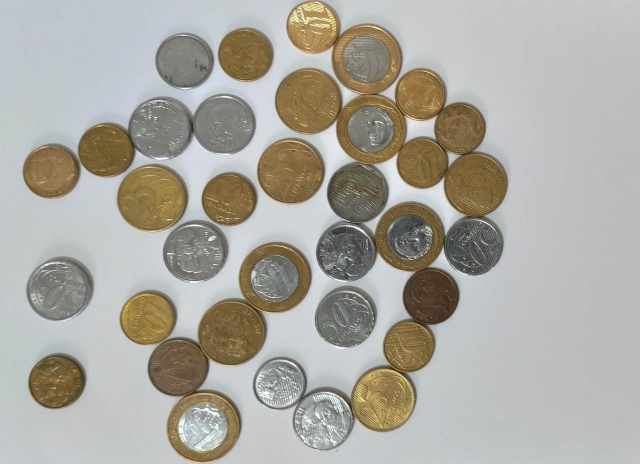
#> input picture Moedas3.jpeg, 1280 x 928 px, found by its file name (shown at 1/2 size)
$ python Teste_josias3MTBOM.py
#> lines starting #> are read from the running program, lines starting #| are printed output that depends on the picture; after the words box and inside, x2 and y2 are one past the last pixel; in counts of white or black regions, pixels touching at a corner belong together
import cv2
import numpy as np
from matplotlib import pyplot as plt

img = cv2.imread(r'C:\Users\MURILO\Desktop\Python2\Projeto_Cofrinho\Moedas3.jpeg',0)
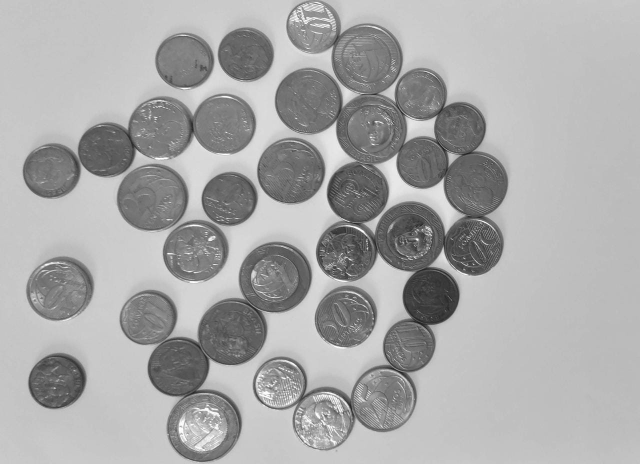
#> img: shape (928, 1280) (shown at 1/2 size); min 21, max 255, mean 168.2
img = cv2.medianBlur(img,5)
img = cv2.resize(img, (900,750))
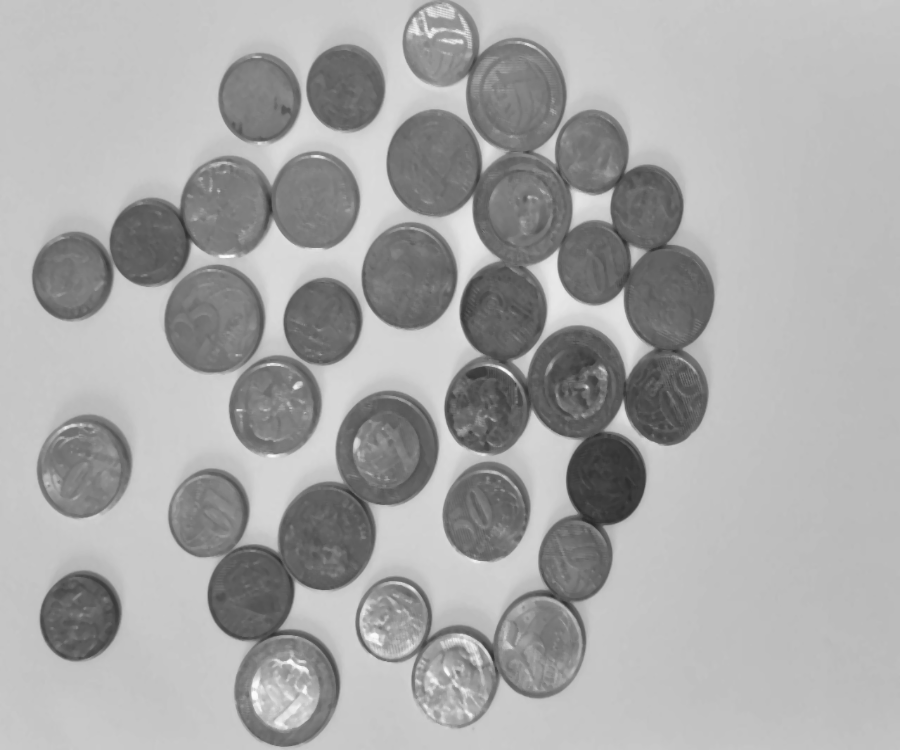
#> img: shape (750, 900); min 40, max 255, mean 167.8

ret,th1 = cv2.threshold(img,127,255,cv2.THRESH_BINARY)
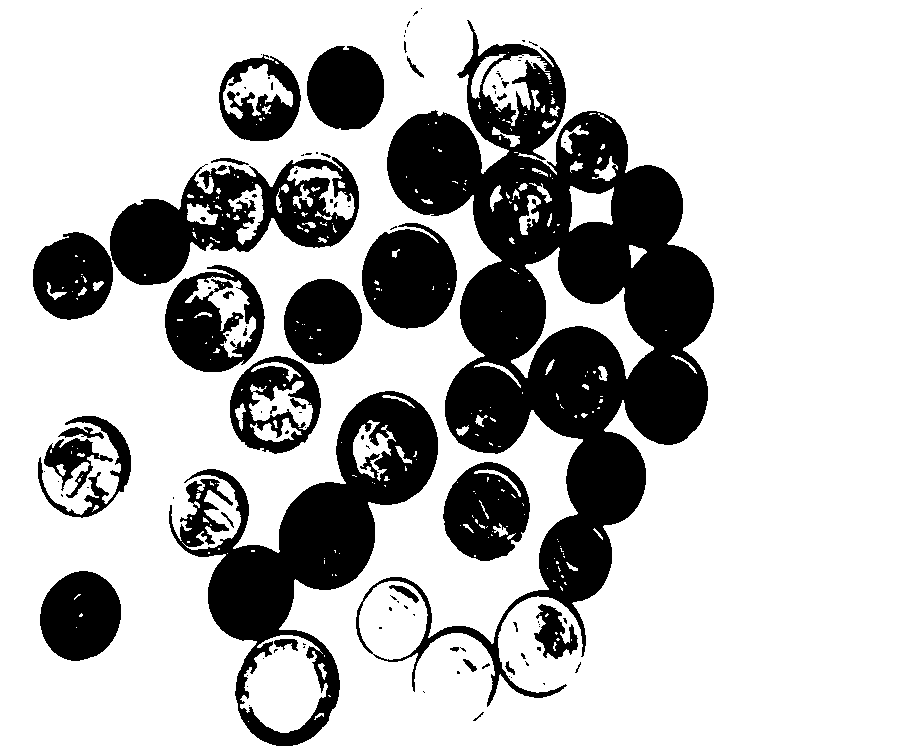
#> th1: shape (750, 900); 73% white; 112 black regions (76 under 20 px), largest, box (x1, y1, x2, y2) and area: (356, 20, 714, 707) 83302, (169, 391, 438, 746) 28916, (110, 157, 359, 285) 14655
th2 = cv2.adaptiveThreshold(img,255,cv2.ADAPTIVE_THRESH_MEAN_C,\
            cv2.THRESH_BINARY,11,2)
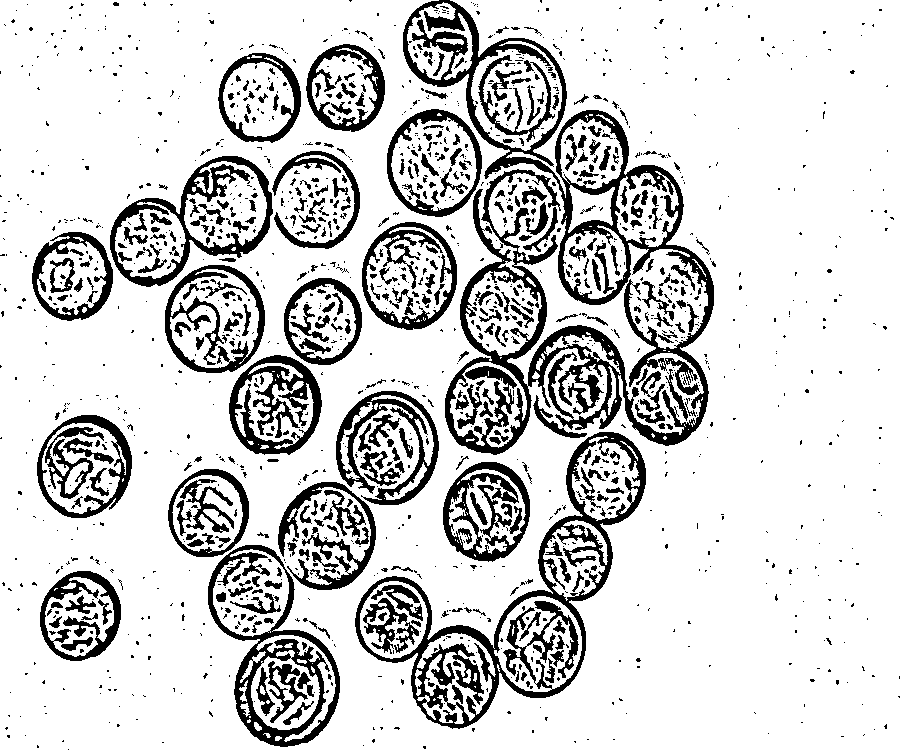
#> th2: shape (750, 900); 82.1% white; 1518 black regions (1135 under 20 px), largest, box (x1, y1, x2, y2) and area: (403, 0, 714, 455) 26148, (355, 432, 646, 729) 12199, (208, 545, 340, 747) 5665
th3 = cv2.adaptiveThreshold(img,255,cv2.ADAPTIVE_THRESH_GAUSSIAN_C,\
            cv2.THRESH_BINARY,11,2)
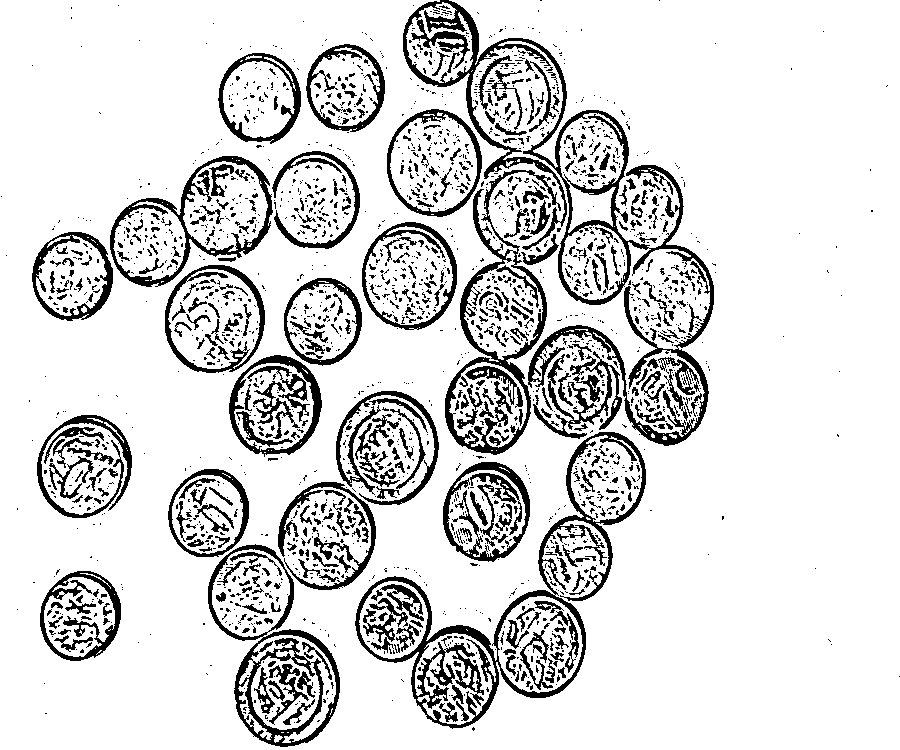
#> th3: shape (750, 900); 85.4% white; 2158 black regions (1739 under 20 px), largest, box (x1, y1, x2, y2) and area: (403, 0, 714, 446) 12628, (355, 432, 646, 729) 8009, (445, 170, 561, 455) 4942
'''
titles = ['Original Image', 'Global Thresholding (v = 127)',
            'Adaptive Mean Thresholding', 'Adaptive Gaussian Thresholding']
images = [img, th1, th2, th3]

for i in range(4):
    plt.subplot(2,2,i+1),plt.imshow(images[i],'gray')
    plt.title(titles[i])
    plt.xticks([]),plt.yticks([])
'''
circles = cv2.HoughCircles( th3, cv2.HOUGH_GRADIENT,1,80, param1=100, param2=30, minRadius=35,maxRadius=65)
#> circles = 32 rows, first 8: [502.5, 95.5, 63.3], [442.5, 163.5, 56.6], [285.5, 693.5, 52.2], [385.5, 453.5, 51.2], [536.5, 647.5, 44.4], [85.5, 470.5, 44.1], [215.5, 320.5, 47.7], [227.5, 204.5, 47.7]
circles = np.uint16(np.around(circles))
#> circles = 32 rows, first 8: [502, 96, 63], [442, 164, 57], [286, 694, 52], [386, 454, 51], [536, 648, 44], [86, 470, 44], [216, 320, 48], [228, 204, 48]

for i in circles[0,:]:
    # draw the outer circle
    cv2.circle(img,(i[0],i[1]),i[2],(0,255,0),2)
    # draw the center of the circle
    cv2.circle(img,(i[0],i[1]),2,(0,0,255),2)
#> this loop made 32 passes
#> i on passes 1 to 12: [502, 96, 63], [442, 164, 57], [286, 694, 52], [386, 454, 51], [536, 648, 44], [86, 470, 44], [216, 320, 48], [228, 204, 48], [312, 196, 46], [534, 208, 61], [412, 278, 52], [322, 534, 48]
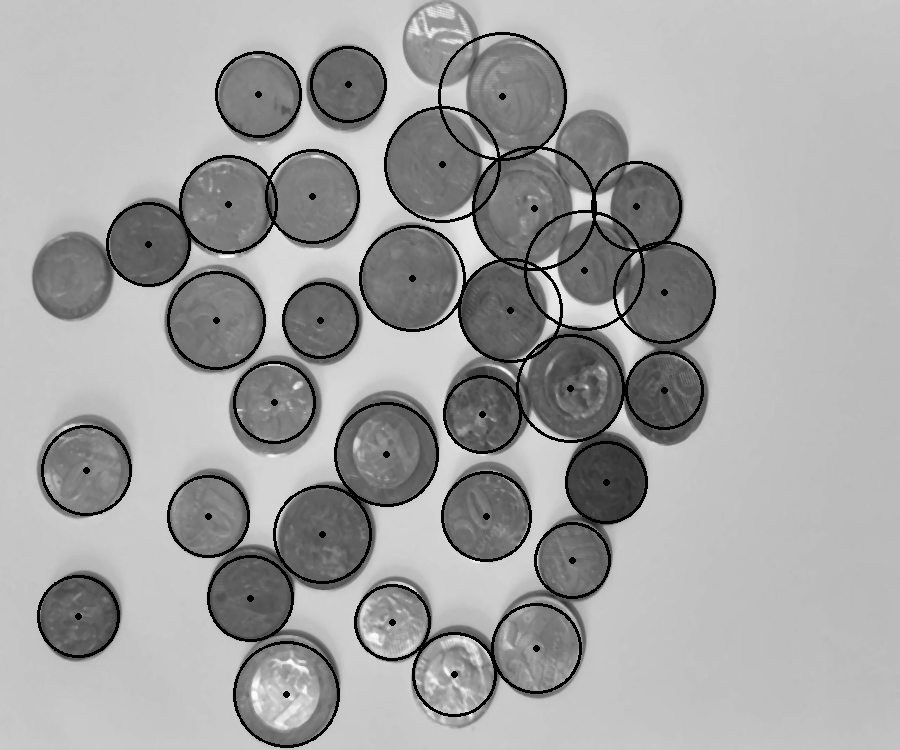
#> img: shape (750, 900); 4.2% of pixels changed, all inside (x1, y1, x2, y2) = (37, 32, 716, 748)

cv2.imshow('img', img)
cv2.imshow('th3', th3)

plt.show()
cv2.waitKey()
cv2.destroyAllWindows()
